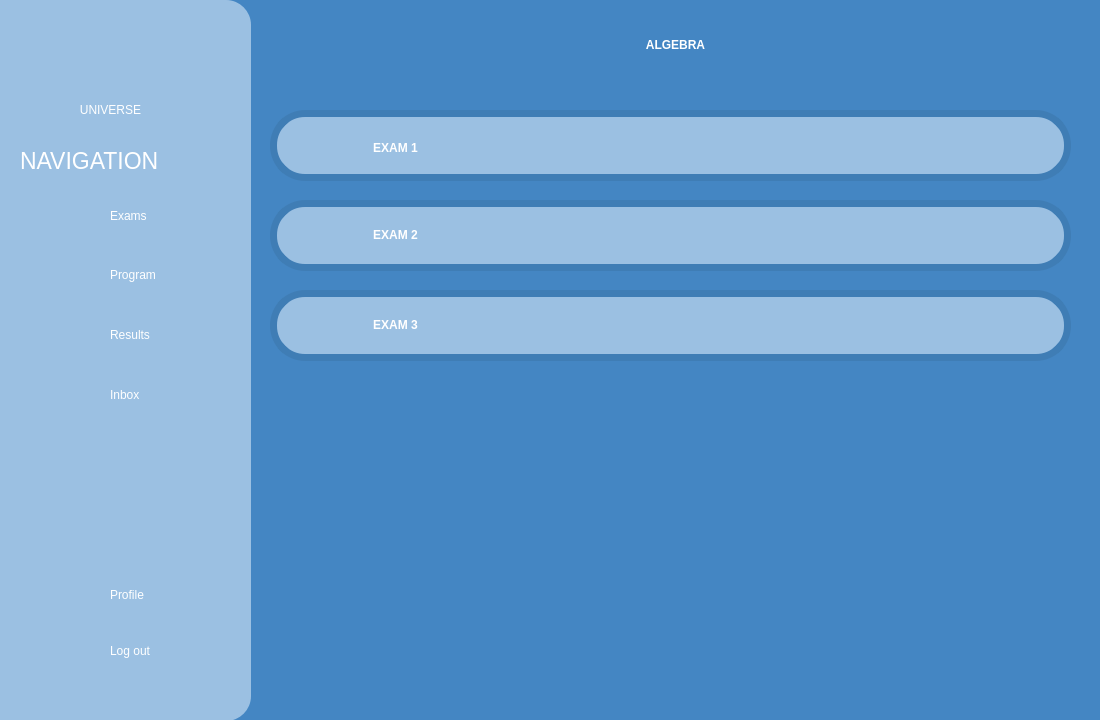
<?xml version="1.0" encoding="UTF-8"?>
<ui version="4.0">
 <class>algebra</class>
 <widget class="QWidget" name="algebra">
  <property name="geometry">
   <rect>
    <x>0</x>
    <y>0</y>
    <width>1100</width>
    <height>720</height>
   </rect>
  </property>
  <property name="windowTitle">
   <string>Form</string>
  </property>
  <widget class="QLabel" name="titleLabel">
   <property name="geometry">
    <rect>
     <x>340</x>
     <y>0</y>
     <width>671</width>
     <height>91</height>
    </rect>
   </property>
   <property name="styleSheet">
    <string notr="true">color:white;
font-weight:bold;
font: 55pt &quot;Aura&quot;;</string>
   </property>
   <property name="text">
    <string>&lt;html&gt;&lt;head/&gt;&lt;body&gt;&lt;p align=&quot;center&quot;&gt;ALGEBRA&lt;/p&gt;&lt;/body&gt;&lt;/html&gt;</string>
   </property>
  </widget>
  <widget class="QLabel" name="exam2">
   <property name="geometry">
    <rect>
     <x>270</x>
     <y>200</y>
     <width>801</width>
     <height>71</height>
    </rect>
   </property>
   <property name="styleSheet">
    <string notr="true">background-color:rgb(155, 192, 226);
border:7px solid #3F7DB5;
border-radius:35px;</string>
   </property>
   <property name="text">
    <string/>
   </property>
  </widget>
  <widget class="QLabel" name="exam3">
   <property name="geometry">
    <rect>
     <x>270</x>
     <y>290</y>
     <width>801</width>
     <height>71</height>
    </rect>
   </property>
   <property name="styleSheet">
    <string notr="true">background-color:rgb(155, 192, 226);
border:7px solid #3F7DB5;
border-radius:35px;</string>
   </property>
   <property name="text">
    <string/>
   </property>
  </widget>
  <widget class="QLabel" name="backgroundblue_bg">
   <property name="geometry">
    <rect>
     <x>0</x>
     <y>0</y>
     <width>1100</width>
     <height>720</height>
    </rect>
   </property>
   <property name="styleSheet">
    <string notr="true">background-color: #4486c3;</string>
   </property>
   <property name="frameShape">
    <enum>QFrame::Shape::NoFrame</enum>
   </property>
   <property name="frameShadow">
    <enum>QFrame::Shadow::Raised</enum>
   </property>
   <property name="text">
    <string/>
   </property>
   <property name="scaledContents">
    <bool>true</bool>
   </property>
   <property name="wordWrap">
    <bool>false</bool>
   </property>
  </widget>
  <widget class="QLabel" name="exam1">
   <property name="geometry">
    <rect>
     <x>270</x>
     <y>110</y>
     <width>801</width>
     <height>71</height>
    </rect>
   </property>
   <property name="styleSheet">
    <string notr="true">background-color:rgb(155, 192, 226);
border:7px solid #3F7DB5;
border-radius:35px;</string>
   </property>
   <property name="text">
    <string/>
   </property>
  </widget>
  <widget class="QFrame" name="frame_2">
   <property name="geometry">
    <rect>
     <x>0</x>
     <y>0</y>
     <width>251</width>
     <height>721</height>
    </rect>
   </property>
   <property name="styleSheet">
    <string notr="true">background-color:rgb(155, 192, 226);
border:0px;
border-top-right-radius: 25px;
border-bottom-right-radius: 25px;</string>
   </property>
   <property name="frameShape">
    <enum>QFrame::Shape::StyledPanel</enum>
   </property>
   <property name="frameShadow">
    <enum>QFrame::Shadow::Raised</enum>
   </property>
   <widget class="QLabel" name="exams_Icon">
    <property name="geometry">
     <rect>
      <x>50</x>
      <y>190</y>
      <width>51</width>
      <height>51</height>
     </rect>
    </property>
    <property name="text">
     <string/>
    </property>
    <property name="pixmap">
     <pixmap>../assets/images/exams_icon.png</pixmap>
    </property>
    <property name="scaledContents">
     <bool>true</bool>
    </property>
   </widget>
   <widget class="QLabel" name="program_Icon">
    <property name="geometry">
     <rect>
      <x>50</x>
      <y>250</y>
      <width>51</width>
      <height>51</height>
     </rect>
    </property>
    <property name="text">
     <string/>
    </property>
    <property name="pixmap">
     <pixmap>../assets/images/program_icon.png</pixmap>
    </property>
    <property name="scaledContents">
     <bool>true</bool>
    </property>
   </widget>
   <widget class="QLabel" name="results_Icon">
    <property name="geometry">
     <rect>
      <x>50</x>
      <y>310</y>
      <width>51</width>
      <height>51</height>
     </rect>
    </property>
    <property name="text">
     <string/>
    </property>
    <property name="pixmap">
     <pixmap>../assets/images/results_icon.png</pixmap>
    </property>
    <property name="scaledContents">
     <bool>true</bool>
    </property>
   </widget>
   <widget class="QLabel" name="inbox_Icon">
    <property name="geometry">
     <rect>
      <x>50</x>
      <y>370</y>
      <width>51</width>
      <height>51</height>
     </rect>
    </property>
    <property name="text">
     <string/>
    </property>
    <property name="pixmap">
     <pixmap>../assets/images/inbox_icon.png</pixmap>
    </property>
    <property name="scaledContents">
     <bool>true</bool>
    </property>
   </widget>
   <widget class="QLabel" name="profile_Icon">
    <property name="geometry">
     <rect>
      <x>50</x>
      <y>570</y>
      <width>51</width>
      <height>51</height>
     </rect>
    </property>
    <property name="text">
     <string/>
    </property>
    <property name="pixmap">
     <pixmap>../assets/images/profile.icon.png</pixmap>
    </property>
    <property name="scaledContents">
     <bool>true</bool>
    </property>
   </widget>
   <widget class="QLabel" name="logout_Icon">
    <property name="geometry">
     <rect>
      <x>50</x>
      <y>630</y>
      <width>51</width>
      <height>51</height>
     </rect>
    </property>
    <property name="text">
     <string/>
    </property>
    <property name="pixmap">
     <pixmap resource="../resources.qrc">:/assets/images/log_out_icon.png</pixmap>
    </property>
    <property name="scaledContents">
     <bool>true</bool>
    </property>
   </widget>
   <widget class="QPushButton" name="logoutButton">
    <property name="geometry">
     <rect>
      <x>110</x>
      <y>620</y>
      <width>101</width>
      <height>61</height>
     </rect>
    </property>
    <property name="styleSheet">
     <string notr="true">font: 15pt &quot;Allerta&quot;;
color:white;
text-align:left;</string>
    </property>
    <property name="text">
     <string>Log out</string>
    </property>
   </widget>
   <widget class="QPushButton" name="examsButton">
    <property name="geometry">
     <rect>
      <x>110</x>
      <y>195</y>
      <width>71</width>
      <height>41</height>
     </rect>
    </property>
    <property name="styleSheet">
     <string notr="true">font: 15pt &quot;Allerta&quot;;
color:white;
text-align:left;</string>
    </property>
    <property name="text">
     <string>Exams</string>
    </property>
   </widget>
   <widget class="QPushButton" name="programButton">
    <property name="geometry">
     <rect>
      <x>110</x>
      <y>260</y>
      <width>111</width>
      <height>29</height>
     </rect>
    </property>
    <property name="whatsThis">
     <string>&lt;html&gt;&lt;head/&gt;&lt;body&gt;&lt;p&gt;sadas&lt;/p&gt;&lt;/body&gt;&lt;/html&gt;</string>
    </property>
    <property name="styleSheet">
     <string notr="true">font: 15pt &quot;Allerta&quot;;
color:white;
text-align:left;</string>
    </property>
    <property name="text">
     <string>Program</string>
    </property>
   </widget>
   <widget class="QPushButton" name="resultsButton">
    <property name="geometry">
     <rect>
      <x>110</x>
      <y>320</y>
      <width>91</width>
      <height>29</height>
     </rect>
    </property>
    <property name="styleSheet">
     <string notr="true">font: 15pt &quot;Allerta&quot;;
color:white;
text-align:left;</string>
    </property>
    <property name="text">
     <string>Results</string>
    </property>
   </widget>
   <widget class="QPushButton" name="inboxButton">
    <property name="geometry">
     <rect>
      <x>110</x>
      <y>380</y>
      <width>71</width>
      <height>29</height>
     </rect>
    </property>
    <property name="styleSheet">
     <string notr="true">font: 15pt &quot;Allerta&quot;;
color:white;
text-align:left;</string>
    </property>
    <property name="text">
     <string>Inbox</string>
    </property>
   </widget>
   <widget class="QPushButton" name="profileButton">
    <property name="geometry">
     <rect>
      <x>110</x>
      <y>580</y>
      <width>86</width>
      <height>29</height>
     </rect>
    </property>
    <property name="styleSheet">
     <string notr="true">font: 15pt &quot;Allerta&quot;;
color:white;
text-align:left;</string>
    </property>
    <property name="text">
     <string>Profile</string>
    </property>
   </widget>
   <widget class="QLabel" name="navigationLabel">
    <property name="geometry">
     <rect>
      <x>20</x>
      <y>130</y>
      <width>231</width>
      <height>61</height>
     </rect>
    </property>
    <property name="styleSheet">
     <string notr="true">font: 17pt;
color:white;</string>
    </property>
    <property name="text">
     <string>NAVIGATION</string>
    </property>
   </widget>
   <widget class="QLabel" name="logoIcon">
    <property name="geometry">
     <rect>
      <x>45</x>
      <y>-10</y>
      <width>141</width>
      <height>141</height>
     </rect>
    </property>
    <property name="text">
     <string/>
    </property>
    <property name="pixmap">
     <pixmap resource="../resources.qrc">:/assets/images/Logo1.png</pixmap>
    </property>
    <property name="scaledContents">
     <bool>true</bool>
    </property>
   </widget>
   <widget class="QLabel" name="label">
    <property name="geometry">
     <rect>
      <x>60</x>
      <y>100</y>
      <width>101</width>
      <height>20</height>
     </rect>
    </property>
    <property name="styleSheet">
     <string notr="true">color:white;
font: 600 12pt &quot;Crimson Text Semibold&quot;;</string>
    </property>
    <property name="text">
     <string>&lt;html&gt;&lt;head/&gt;&lt;body&gt;&lt;p align=&quot;center&quot;&gt;UNIVERSE&lt;/p&gt;&lt;/body&gt;&lt;/html&gt;</string>
    </property>
   </widget>
  </widget>
  <widget class="QPushButton" name="algebraButton1">
   <property name="geometry">
    <rect>
     <x>280</x>
     <y>120</y>
     <width>781</width>
     <height>51</height>
    </rect>
   </property>
   <property name="styleSheet">
    <string notr="true">background-color:rgba(0, 0, 0, 0);
border-radius:35px;</string>
   </property>
   <property name="text">
    <string/>
   </property>
  </widget>
  <widget class="QLabel" name="Exam1Label">
   <property name="geometry">
    <rect>
     <x>60</x>
     <y>103</y>
     <width>671</width>
     <height>91</height>
    </rect>
   </property>
   <property name="styleSheet">
    <string notr="true">color:white;
font-weight:bold;
font: 45pt &quot;Aura&quot;;</string>
   </property>
   <property name="text">
    <string>&lt;html&gt;&lt;head/&gt;&lt;body&gt;&lt;p align=&quot;center&quot;&gt;EXAM 1&lt;/p&gt;&lt;/body&gt;&lt;/html&gt;</string>
   </property>
  </widget>
  <widget class="QLabel" name="Exam2Label">
   <property name="geometry">
    <rect>
     <x>60</x>
     <y>190</y>
     <width>671</width>
     <height>91</height>
    </rect>
   </property>
   <property name="styleSheet">
    <string notr="true">color:white;
font-weight:bold;
font: 45pt &quot;Aura&quot;;</string>
   </property>
   <property name="text">
    <string>&lt;html&gt;&lt;head/&gt;&lt;body&gt;&lt;p align=&quot;center&quot;&gt;EXAM 2&lt;/p&gt;&lt;/body&gt;&lt;/html&gt;</string>
   </property>
  </widget>
  <widget class="QLabel" name="Exam3Label">
   <property name="geometry">
    <rect>
     <x>60</x>
     <y>280</y>
     <width>671</width>
     <height>91</height>
    </rect>
   </property>
   <property name="styleSheet">
    <string notr="true">color:white;
font-weight:bold;
font: 45pt &quot;Aura&quot;;</string>
   </property>
   <property name="text">
    <string>&lt;html&gt;&lt;head/&gt;&lt;body&gt;&lt;p align=&quot;center&quot;&gt;EXAM 3&lt;/p&gt;&lt;/body&gt;&lt;/html&gt;</string>
   </property>
  </widget>
  <zorder>backgroundblue_bg</zorder>
  <zorder>titleLabel</zorder>
  <zorder>exam2</zorder>
  <zorder>exam3</zorder>
  <zorder>exam1</zorder>
  <zorder>frame_2</zorder>
  <zorder>Exam1Label</zorder>
  <zorder>algebraButton1</zorder>
  <zorder>Exam2Label</zorder>
  <zorder>Exam3Label</zorder>
 </widget>
 <resources>
  <include location="../resources.qrc"/>
 </resources>
 <connections/>
</ui>
